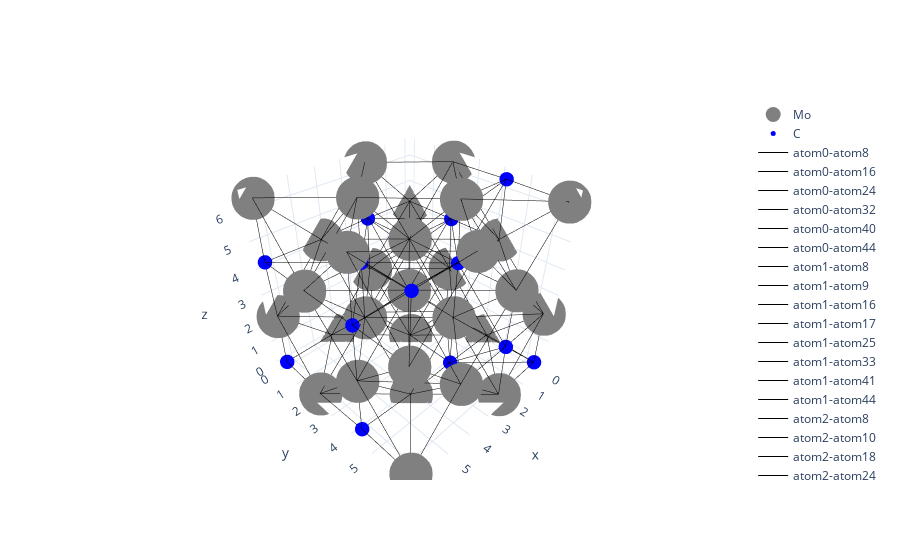

Notebook code for this chart:
### Code cell
fig = go.Figure()

fig.add_trace(go.Scatter3d(x=Mo['x'], y=Mo['y'], z=Mo['z'], name = 'Mo', text=Mo['Num.Atom'],
                    mode='markers', 
                    marker=dict(
                        size = 15,
                        color = 'rgb(128, 128, 128)'
                    )))

fig.add_trace(go.Scatter3d(x=C['x'], y=C['y'], z=C['z'], name = 'C', text=C['Num.Atom'],
                    mode='markers', 
                    marker=dict(
                        size = 5,
                        color = 'blue'
                    )))



for i in range(int(len(row))):
    x = np.array((graph.x[row[i]][2], graph.x[col[i]][2]))
    y = np.array((graph.x[row[i]][3], graph.x[col[i]][3]))
    z = np.array((graph.x[row[i]][4], graph.x[col[i]][4]))

    name = str(f'atom{row[i]}-atom{col[i]}')
    text = str(graph.edge_attr[1,0])

    fig.add_trace(go.Scatter3d(x=x, y=y, z=z, name=name, mode = 'lines', text=text,
                               line=dict(color='black', width=1)))

fig.update_layout(template =  'plotly_white')

fig.show()
